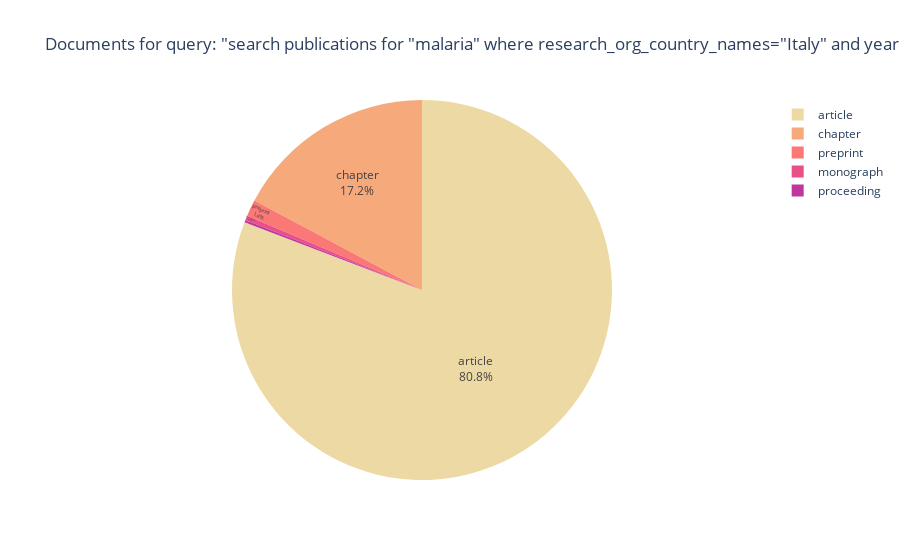

Source (notebook cell):
### Markdown cell above
#### More customizations

* `labels` is the mapping of field names to human-readable names

### Code cell
temp = df.groupby("type", as_index=False).count()
fig = px.pie(temp, 
       names="type", # the dimension for the slices
       values="id",  # the metric
       color_discrete_sequence=px.colors.sequential.Agsunset_r,
       title=f"Documents for query: \"{q}\"", 
       hover_data=['id'], 
       labels={'id':'count of publications'} # rename field
      )
fig.update_traces(textposition='inside', textinfo='percent+label') # Any combination of ['label', 'text', 'value', 'percent'] joined with '+' characters
fig.show()

### Figure 1 — Plotly figure (JSON) as saved in the notebook; plotly's stock layout.template omitted (floating-point values rounded to 4 significant figures)
{"data": [{"customdata": [[404], [86], [2], [7], [1]], "domain": {"x": [0, 1], "y": [0, 1]}, "hoverlabel": {"namelength": 0}, "hovertemplate": "count of publications=%{value}<br>type=%{label}", "labels": ["article", "chapter", "monograph", "preprint", "proceeding"], "legendgroup": "", "name": "", "showlegend": true, "textinfo": "percent+label", "textposition": "inside", "type": "pie", "values": [404, 86, 2, 7, 1]}], "layout": {"autosize": true, "legend": {"tracegroupgap": 0}, "piecolorway": ["rgb(237, 217, 163)", "rgb(246, 169, 122)", "rgb(250, 120, 118)", "rgb(234, 79, 136)", "rgb(192, 54, 157)", "rgb(135, 44, 162)", "rgb(75, 41, 145)"], "title": {"text": "Documents for query: \"search publications for \"malaria\" where research_org_country_names=\"Italy\" and year < 2010 return publications[basics] limit 500\""}}}
